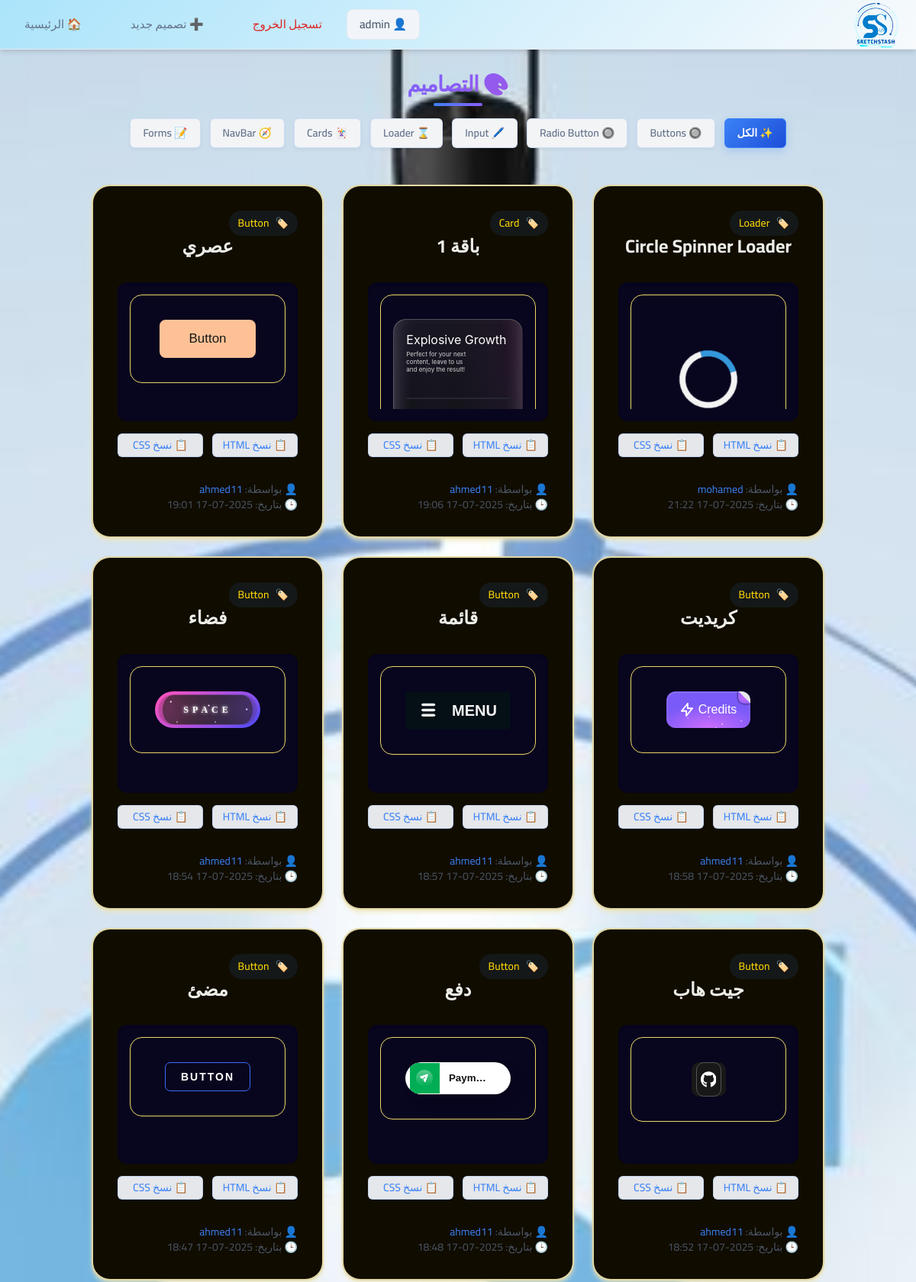
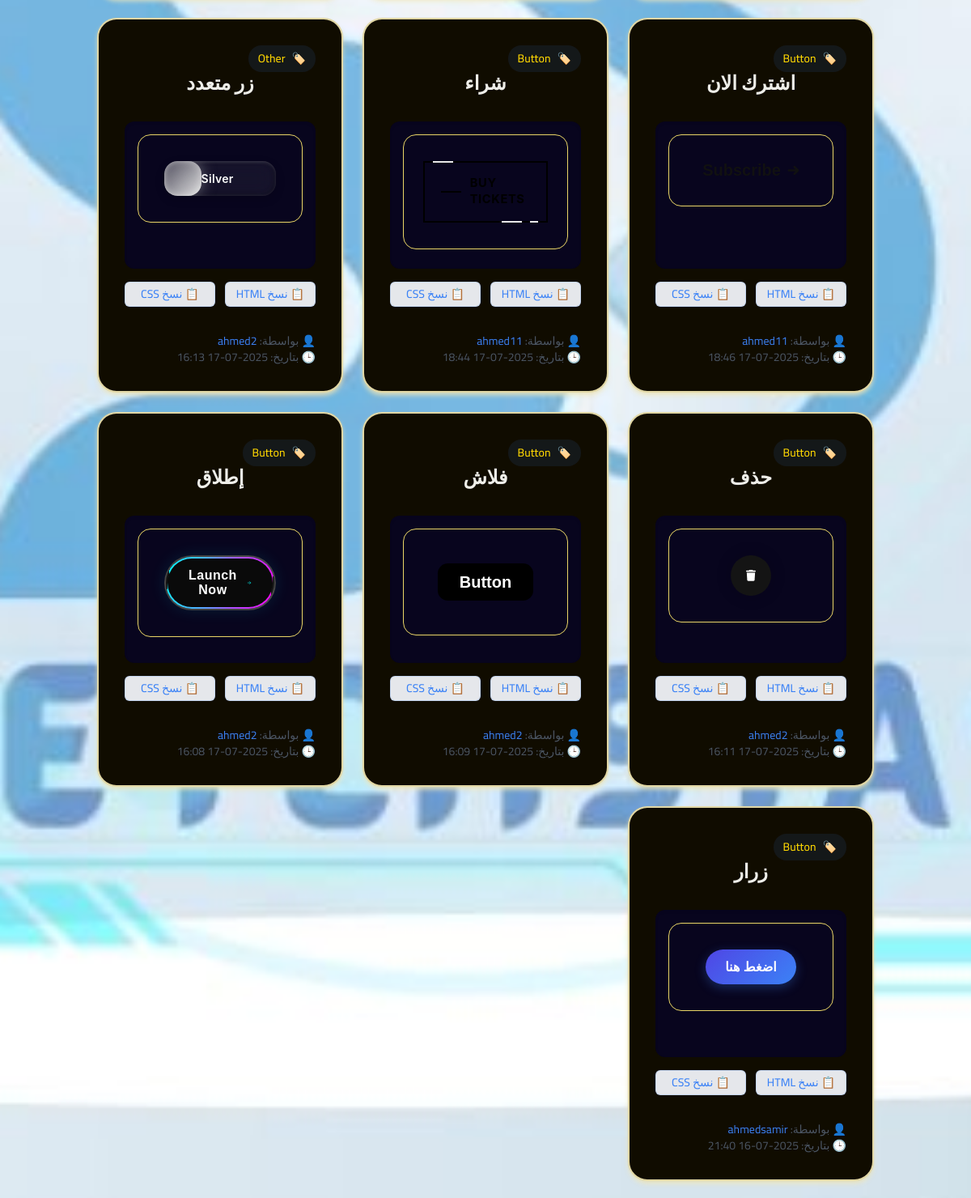
Screenshot of / (signed in, upper part) with the database file from the repository (2 pictures, top to bottom).
### designs/models.py (models this page shows, shortened)
class Design(models.Model):
    DESIGN_TYPES = [
        ('button', 'Button'),
        ('card', 'Card'),
        ('navbar', 'Navbar'),
        ('header', 'Header'),
        ('form', 'Form'),
        ('input', 'Input'),
        ('loader', 'Loader'),
        ('radio', 'Radio Button'),
        ('other', 'Other'),
    ]
    name = models.CharField(max_length=100)
    description = models.TextField(blank=True)
    design_type = models.CharField(max_length=20, choices=DESIGN_TYPES)
    html_code = models.TextField()
    css_code = models.TextField()
    creator = models.ForeignKey(User, on_delete=models.CASCADE, related_name='designs')
    created_at = models.DateTimeField(auto_now_add=True)

### designs/views.py (the view)
# urls.py: path('', views.design_list, name='design_list'),
def design_list(request):
    design_type = request.GET.get('type')
    if design_type:
        designs = Design.objects.filter(design_type=design_type).order_by('-created_at')
    else:
        designs = Design.objects.all().order_by('-created_at')
    return render(request, 'designs/design_list.html', {
        'designs': designs,
        'current_type': design_type  # علشان نتحكم في الـ active button
    })

### designs/templates/designs/design_list.html (shortened to what this page needs)
{% extends 'designs/base.html' %}
{% block content %}
<h1 class="page-title">🎨 التصاميم</h1>
<div class="filter-container">
    <a href="?" class="filter-btn {% if not current_type %}active{% endif %}">✨ الكل</a>
    <a href="?type=button" class="filter-btn {% if current_type == 'button' %}active{% endif %}">🔘 Buttons</a>
    <a href="?type=radio" class="filter-btn {% if current_type == 'radio' %}active{% endif %}">🔘 Radio Button</a>
    <a href="?type=input" class="filter-btn {% if current_type == 'input' %}active{% endif %}">🖊️ Input</a>
    <a href="?type=loader" class="filter-btn {% if current_type == 'loader' %}active{% endif %}">⌛ Loader</a>
    <a href="?type=card" class="filter-btn {% if current_type == 'card' %}active{% endif %}">🃏 Cards</a>
    <a href="?type=navbar" class="filter-btn {% if current_type == 'navbar' %}active{% endif %}">🧭 NavBar</a>
    <a href="?type=form" class="filter-btn {% if current_type == 'form' %}active{% endif %}">📝 Forms</a>
</div>
<div class="design-grid">
    {% for design in designs %}
        <div class="design-card">
          <div class="card-info">
               <div class="design-type">
                    <span>🏷️</span>
                    <span>{{ design.get_design_type_display }}</span>
                </div>
               <div class="card-content">
                <h2 class="design-title">{{ design.name }}</h2>
          </div>
                <div class="">
                    <iframe
                        id="preview-iframe-{{ design.id }}"
                        class="preview-iframe"
                        onload="
                            const iframe = this;
                            const doc = iframe.contentWindow.document;
                            doc.open();
                            doc.write(`<!DOCTYPE html>
                            <html>
                            <head>
                                <style>
                                    body { margin: 0; padding: 2rem; font-family: -apple-system, BlinkMacSystemFont,
                                       'Segoe UI', Roboto, sans-serif;
                                        align-items: center; display: flex; justify-content: center;
                                        border: 1px solid #ead666; border-radius: 1rem;
                                      }
                                    {{ design.css_code|escapejs }}
                                </style>
                            </head>
                            <body>
                                {{ design.html_code|escapejs }}
                            </body>
                            </html>`);
                            doc.close();
                        ">
                    </iframe>
                </div>
        <div class="copy-buttons">
          <button class="btn-copy" onclick="copyToClipboard(`{{ design.html_code|escapejs }}`)">📋 نسخ HTML</button>
          <button class="btn-copy" onclick="copyToClipboard(`{{ design.css_code|escapejs }}`)">📋 نسخ CSS</button>
        </div>
      </div>
      <div class="text-sm text-gray-600 mt-auto">
        👤 بواسطة:
        <a href="{% url 'designer_profile' design.creator.username %}" class="text-blue-500 hover:underline">
          {{ design.creator.username }}
        </a><br>
        🕒 بتاريخ: {{ design.created_at|date:"Y-m-d H:i" }}
      </div>
    </div>
  {% empty %}
    <p class="text-center text-gray-500 col-span-3">لا توجد تصاميم بعد.</p>
  {% endfor %}
</div>
{% endblock %}

### designs/templates/designs/base.html (shortened to what this page needs)
<!DOCTYPE html>
<html lang="ar" dir="rtl">
<head>
    {% load static %}
    <script src="https://cdn.tailwindcss.com"></script>
    <link rel="stylesheet" href="{% static 'css/stylebox.css' %}">
</head>
<body class="bg-gray-100 text-gray-900 min-h-screen flex flex-col" style="font-family: 'Cairo', sans-serif;">
<nav class="navbar" id="navbar">
    <div class="navbar-container">
        <a href="/" class="navbar-logo">
            <img src="{% static 'images/logo.png' %}" alt="SketchStash" class="h-8">
        </a></a>
        <div class="navbar-menu" id="navbar-menu">
            <a href="{% url 'design_list' %}" class="navbar-link">🏠 الرئيسية</a>
            <a href="{% url 'create_design' %}" class="navbar-link">➕ تصميم جديد</a>
            {% if user.is_authenticated %}
                <div class="navbar-auth">
                    <a href="{% url 'profile' %}" class="navbar-link navbar-profile">👤 {{ user.username }}</a>
                    <form method="POST" action="{% url 'logout' %}" style="display: inline;">
                        <button type="submit" class="navbar-logout">تسجيل الخروج</button>
                    </form>
                </div>
            {% else %}
                <div class="navbar-auth">
                    <a href="{% url 'login' %}" class="navbar-link navbar-login">تسجيل الدخول</a>
                    <a href="{% url 'register' %}" class="navbar-link navbar-register">حساب جديد</a>
                </div>
            {% endif %}
        </div>
    </div>
</nav>
    <main class="flex-grow container mx-auto px-4 py-6">
        {% block content %}{% endblock %}
    </main>
</body>
</html>

### rows the page displays
Design: design_type "Loader", name "Circle Spinner Loader", creator.username "mohamed", created_at "2025-07-17 21:22"
Design: design_type "Card", name "باقة 1", creator.username "ahmed11", created_at "2025-07-17 19:06"
Design: design_type "Button", name "عصري", creator.username "ahmed11", created_at "2025-07-17 19:01"
Design: design_type "Button", name "كريديت", creator.username "ahmed11", created_at "2025-07-17 18:58"
Design: design_type "Button", name "قائمة", creator.username "ahmed11", created_at "2025-07-17 18:57"
Design: design_type "Button", name "فضاء", creator.username "ahmed11", created_at "2025-07-17 18:54"
Design: design_type "Button", name "جيت هاب", creator.username "ahmed11", created_at "2025-07-17 18:52"
Design: design_type "Button", name "دفع", creator.username "ahmed11", created_at "2025-07-17 18:48"
Design: design_type "Button", name "مضئ", creator.username "ahmed11", created_at "2025-07-17 18:47"
Design: design_type "Button", name "اشترك الان", creator.username "ahmed11", created_at "2025-07-17 18:46"
Design: design_type "Button", name "شراء", creator.username "ahmed11", created_at "2025-07-17 18:44"
Design: design_type "Other", name "زر متعدد", creator.username "ahmed2", created_at "2025-07-17 16:13"
Design: design_type "Button", name "حذف", creator.username "ahmed2", created_at "2025-07-17 16:11"
Design: design_type "Button", name "فلاش", creator.username "ahmed2", created_at "2025-07-17 16:09"
Design: design_type "Button", name "إطلاق", creator.username "ahmed2", created_at "2025-07-17 16:08"
Design: design_type "Button", name "زرار", creator.username "ahmedsamir", created_at "2025-07-16 21:40"

### other values shown
{{ user.username }} "admin"
